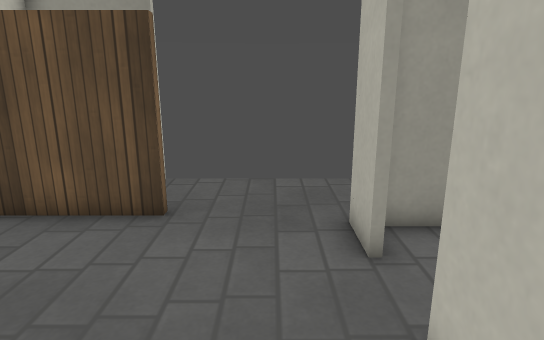
view 1 (above)

13 first-person views from a walk through a Godot game level. The camera is 1.5 m above the floor, tilts 14° down and sees 75° across. The floor is counted in squares, 0.5 m on a side. Each view is taken from the middle of a square. On the plan, view 1 faces up. The plan holds only what a view shows up to about 20 squares ahead; the rest is blank. Surface patterns are stand-ins for the level's own textures.

view 2
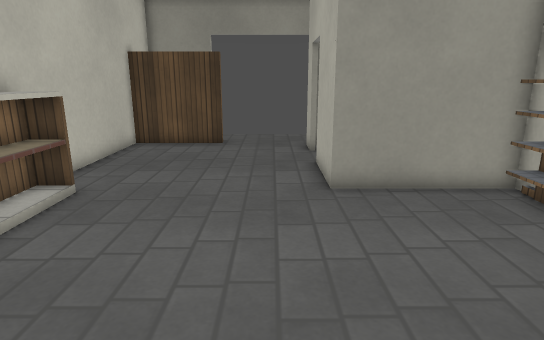

view 3
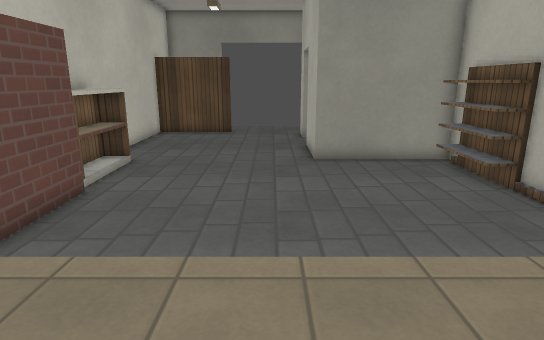

view 4
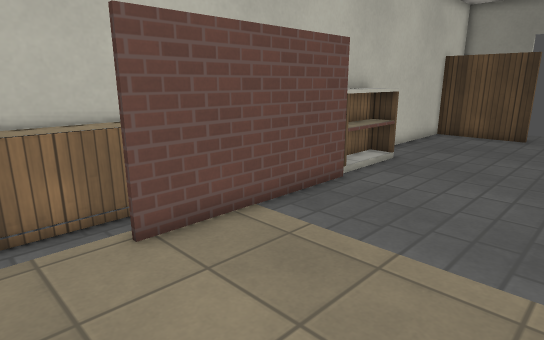

view 5
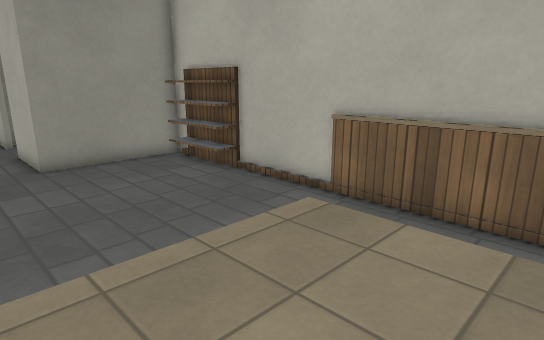

view 6
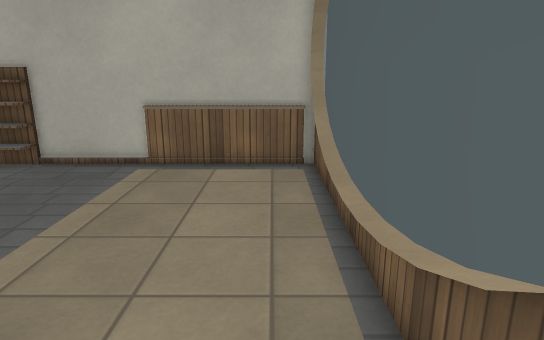

view 7
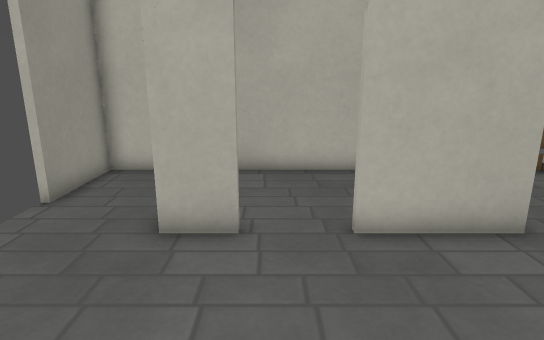

view 8
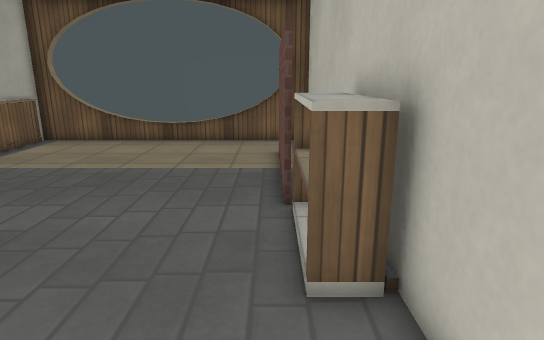

view 9
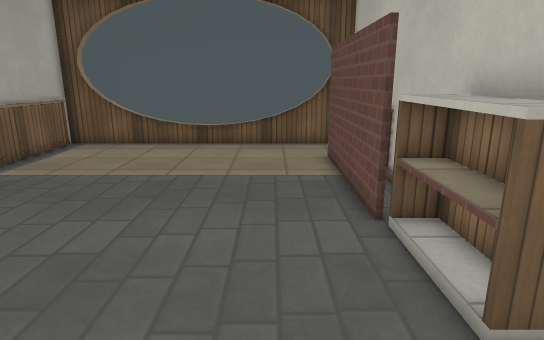

view 10
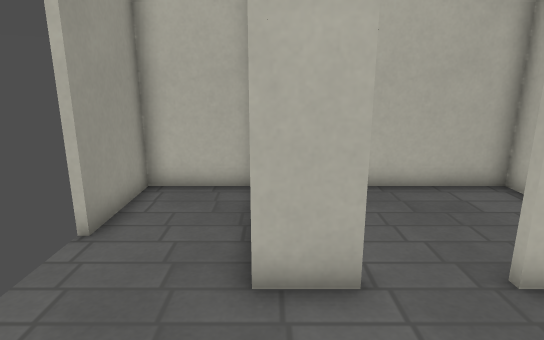

view 11
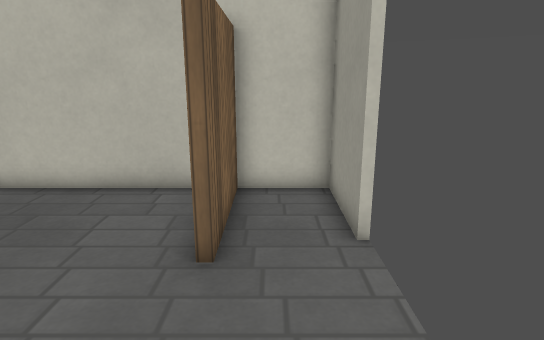

view 12
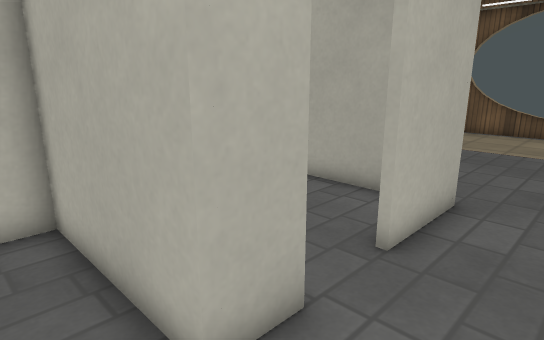

view 13
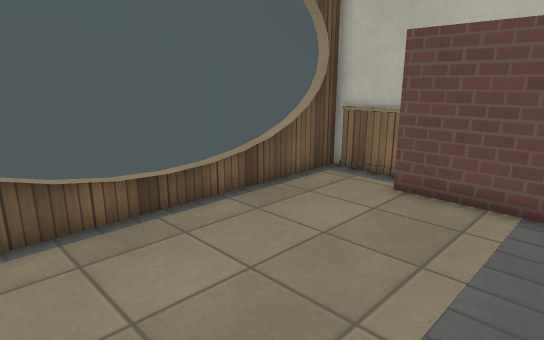

### Floor plan
Ten units are one square. View 1 is at (0, 0); x grows to the right and y downward. Boxes are objects, and circles mark ways between rooms. Rooms are numbered by the first view taken in them; rooms with no view inside come last. Other rooms are left out.
<svg viewBox="-74 -112 150 267">
<path fill="none" stroke="#000" d="M-54 7 -65 7 -65 39 -55 39M-53 44 -53 115M-66 5 -55 5 -55 41M71 43 61 43 61 10M17 -56 17 -73 71 -73 71 -107 35 -107M-67 109 -67 141M24 146 71 146M-34 -107 -69 -107 -69 -80 -25 -80 -25 -77 -69 -77 -69 146 -25 146M71 150 71 1 17 1 17 -34M36 -71 21 -71M35 -1 71 -1 71 -62"/>
<circle cx="20" cy="-45" r="3" fill="#2a7"/>
<text x="0" y="20">1</text>
<text x="40" y="-40">2</text>
</svg>
Room 1 opens to room 2.

Where each view was taken, in squares from view 1:
view 1: 0 up, 0 right, facing up
view 2: 10 down, 0 right, facing up
view 3: 14 down, 0 right, facing up
view 4: 14 down, 1 right, facing up-left
view 5: 14 down, 1 left, facing up-right
view 6: 13 down, 6 left, facing right
view 7: 5 up, 5 left, facing right
view 8: 4 up, 5 left, facing down
view 9: 3 up, 3 left, facing down
view 10: 7 up, 3 left, facing right
view 11: 9 up, 3 right, facing left
view 12: 9 up, 1 left, facing down-right
view 13: 7 down, 4 right, facing down-left
